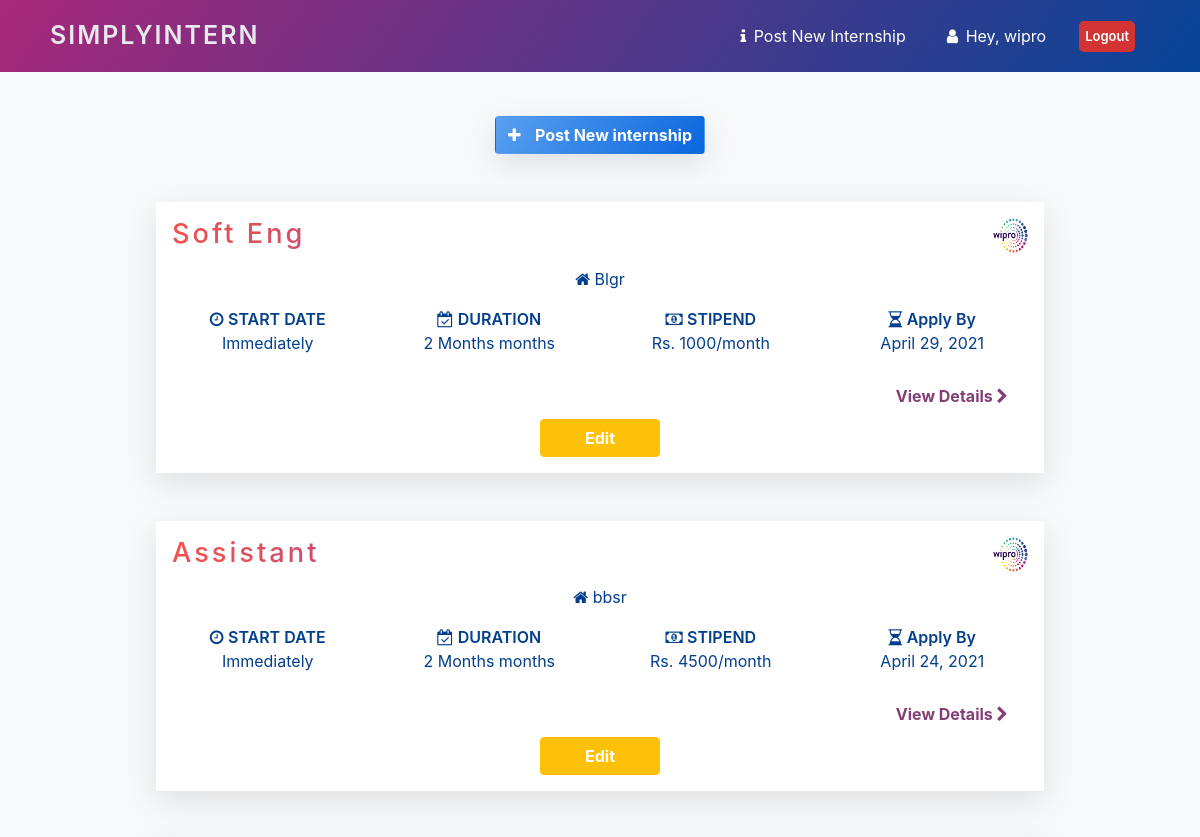
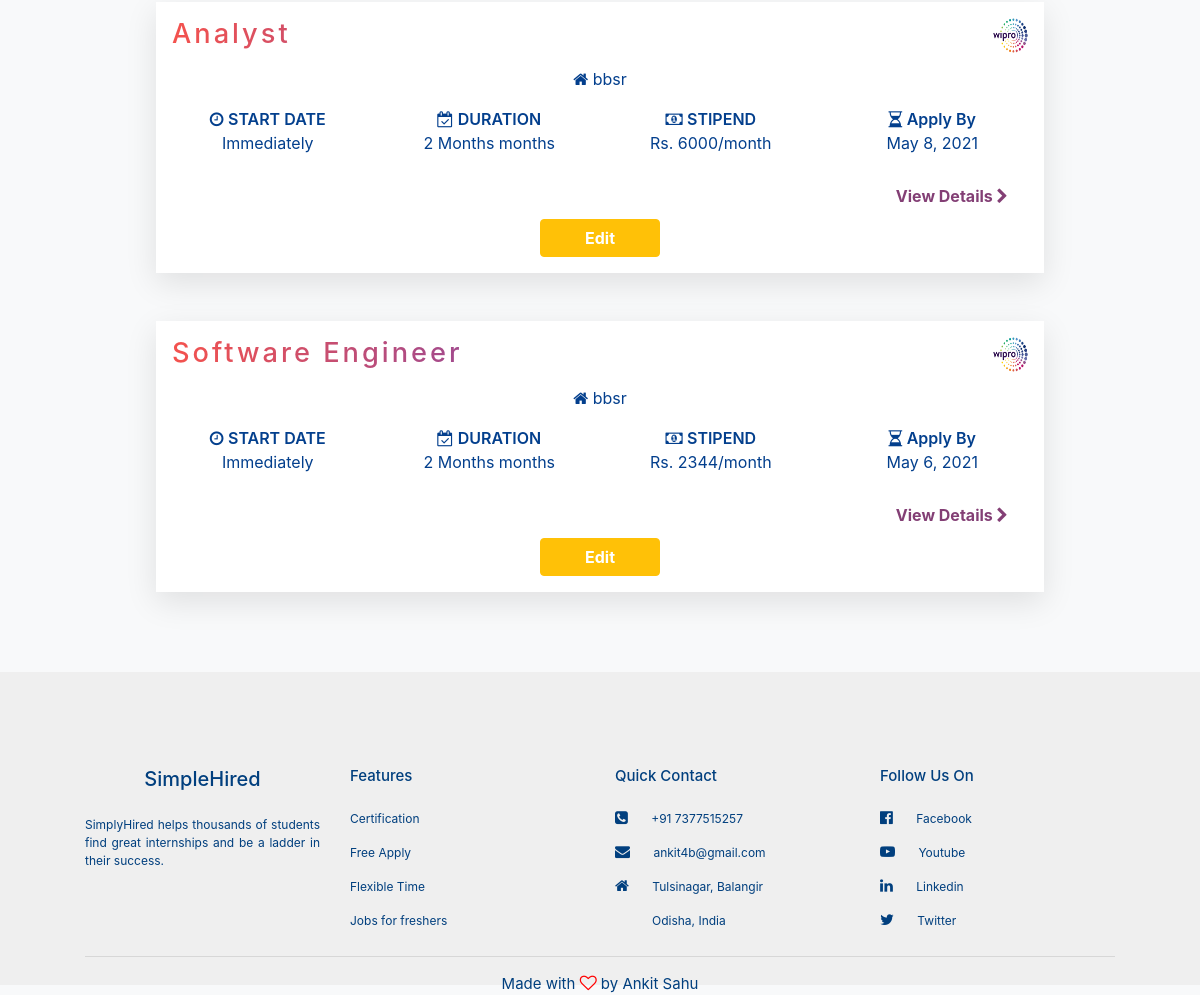
Page /cmp/ (signed in) on the earlier database version (2 pictures, top to bottom).
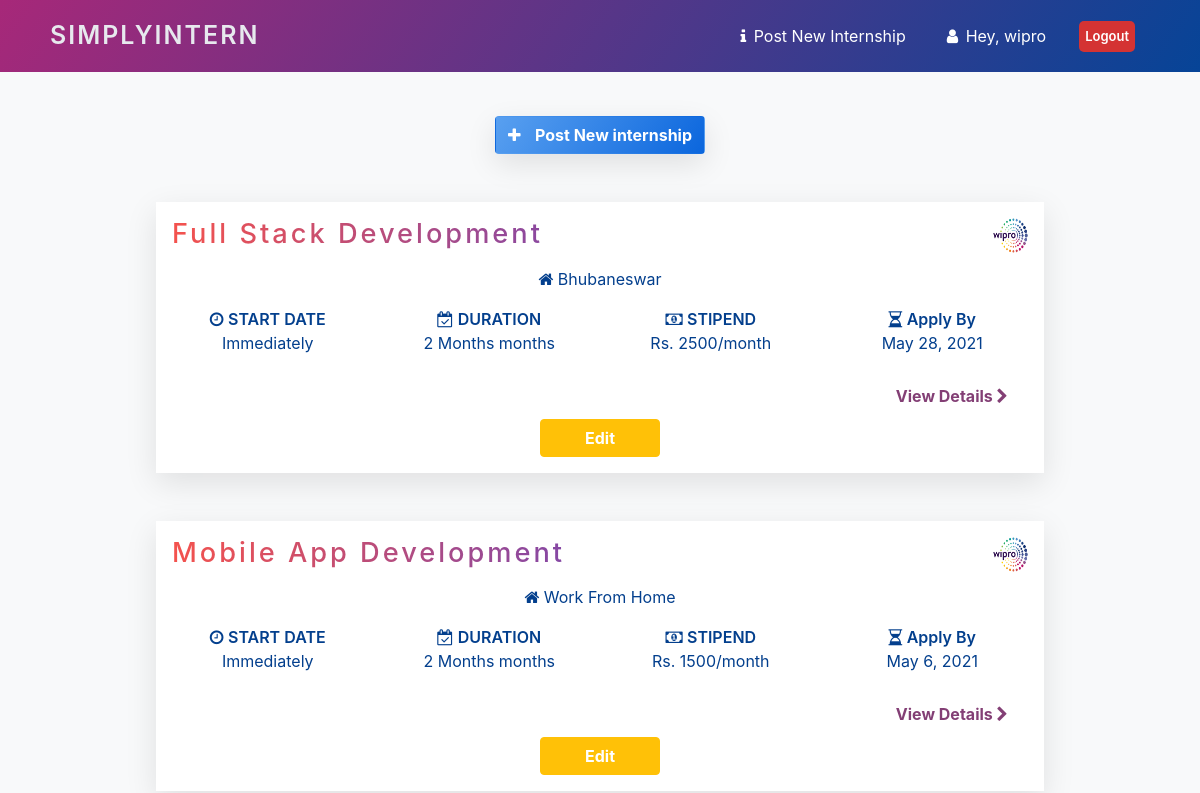
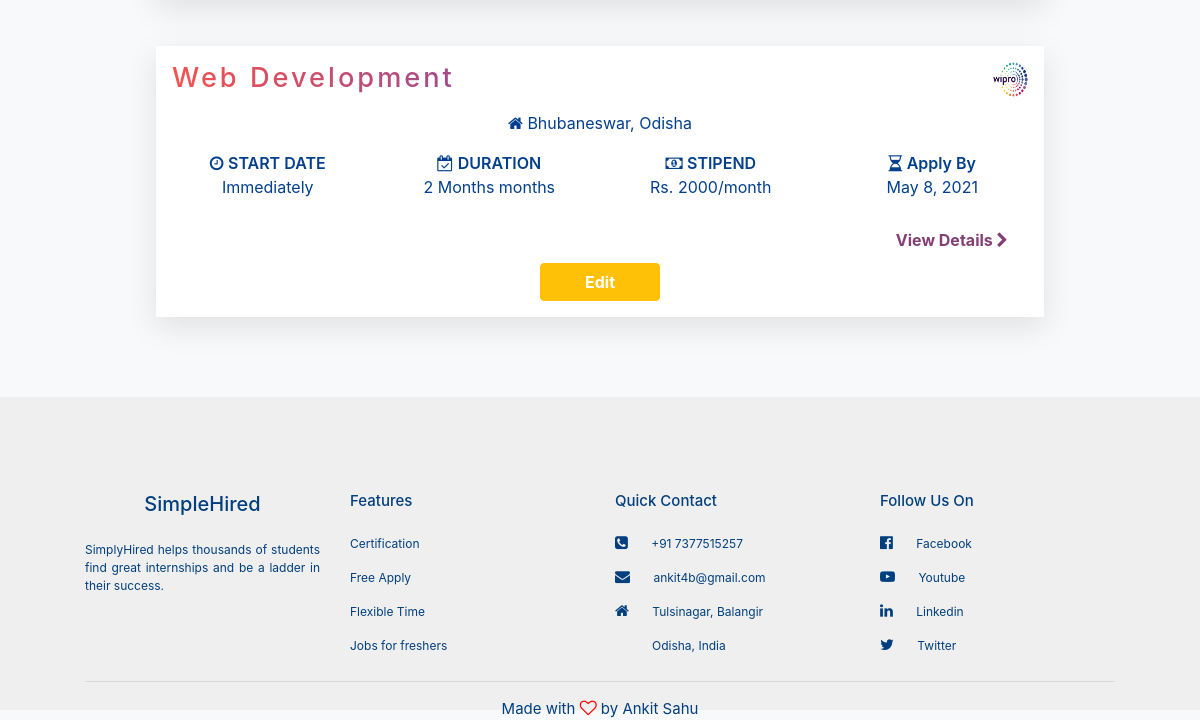
Same page on the later database version (2 pictures, top to bottom).
### company/models.py (models this page shows, shortened)
class Company(models.Model):
    objects = models.Manager()
    user=models.OneToOneField('auth.user',default="", on_delete=models.CASCADE)
    name = models.CharField(default="", max_length=128)
    email = models.EmailField()
    isCompany = models.BooleanField(default=True)
    def __str__(self):
        return self.name
    class Meta:
        managed = True
        verbose_name = 'Company'
        verbose_name_plural = 'Companies'

class Internship(models.Model):
    objects = models.Manager()
    company = models.ForeignKey( 'Company' , on_delete=models.CASCADE)
    title = models.CharField(max_length=128)
    place = models.CharField(max_length=128)
    duration = models.CharField(max_length=128)
    stipend = models.CharField(max_length=128)
    apply_by = models.DateField()
    no_of_openings =  models.IntegerField()
    perks = models.CharField(max_length=128)
    skills = models.CharField(max_length=128)
    about_internship = models.TextField()
    who_can_apply = models.TextField()
    no_of_applicants = models.IntegerField(default=0)
    def __str__(self):
        return str(self.title)
    class Meta:
        db_table = ''
        managed = True
        verbose_name = 'Internship'
        verbose_name_plural = 'Internships'

class Profile(models.Model):
    objects = models.Manager()
    company = models.OneToOneField(Company, on_delete=models.CASCADE)
    pic = models.ImageField(upload_to="company/", blank=True, null=True)
    mob = models.CharField(blank=True, null=True, max_length=10)
    address = models.CharField(blank=True, null=True, max_length=128)
    website = models.URLField(blank=True, null=True, max_length = 200)
    no_of_employees = models.IntegerField(default=0, null=True)
    internship_post = models.IntegerField(default=0, null=True)
    interns_hired = models.IntegerField(default=0, null=True)
    facebook_link = models.URLField(blank=True, null=True, max_length = 200)
    twitter_link = models.URLField(blank=True, null=True, max_length = 200)
    linkedin_link = models.URLField(blank=True, null=True, max_length = 200)
    youtube_link = models.URLField(blank=True, null=True, max_length = 200)
    about = models.TextField(blank=True, null=True)
    class Meta:
        managed = True
        verbose_name = 'Profile'
        verbose_name_plural = 'Profiles'

### company/views.py (the view)
# urls.py: path('', views.home, name='home'),
def home(request):
    if request.user.is_authenticated:
        try:
            if (request.user.company.isCompany == True):
                comp = Company.objects.get(email=request.user.company.email)
                print(comp)
                posts = Internship.objects.filter(company=comp).order_by('-id')
                print(posts)
                return render(request, 'CompanyHomePage2.html', {'posts':posts, 'company':comp})
            else:
                messages.info(request, 'Please sign in as a company')
                return redirect(auth_company)
        except:
            print(request.user.company.isCompany, request.user.company)
            messages.info(request, 'Some error occured. Please signin again')
            return redirect(auth_company)
    else:
        messages.info(request, 'Please signin to proceed')
        return redirect(auth_company)

### company/templates/CompanyHomePage2.html (shortened to what this page needs)
{% load static %}
<html>
  <head>
    <link rel="stylesheet" href="{% static 'css/CompanyHomePage2.css' %}" />
    <link
      rel="stylesheet"
      href="https://maxcdn.bootstrapcdn.com/bootstrap/4.0.0/css/bootstrap.min.css"
    />
    <link
      rel="stylesheet"
      href="https://stackpath.bootstrapcdn.com/font-awesome/4.7.0/css/font-awesome.min.css"
    />
  </head>
  <body>
    <section
      class="py-1 fixed-top"
      style="background-image: linear-gradient(125deg, #a72879, #064497)"
    >
      <nav class="navbar navbar-expand-sm navbar-light mx-4">
        <a
          class="navbar-brand"
          href="{% url 'home' %}"
          style="
            font-size: 25px;
            font-weight: 600;
            color: #e7e9ee;
            letter-spacing: 2px;
            margin-left: 10px;
            text-transform: uppercase;
          "
          >SimplyIntern</a
        >
        <div class="collapse navbar-collapse" id="navbarSupportedContent">
          <ul class="navbar-nav ml-auto">
            <li class="nav-item">
              <a class="nav-link" href="{% url 'new-post' %}">
                <i class="fa fa-info" aria-hidden="true"></i> <span style="margin-left: 3px;">Post New Internship</span></a>
            </li>
            <li class="nav-item">
              <a class="nav-link" href="{% url 'company-profile' %}">
                <i class="fa fa-user" aria-hidden="true"></i> <span style="margin-left: 3px;">Hey, {{user.company.name}}</span></a>
            </li>
            <li class="nav-item">
              <a class="btn" href="/logout" style="padding: 5px; background-color: rgb(212, 51, 51); color: #fff; font-weight: 600; border-radius: 5px; font-size: 13px; margin-top: 5px;">
                Logout
              </a>
            </li>
          </ul>
        </div>
      </nav>
    </section>
    <section id="content" style="margin-top: 100px">
      <div class="container">
        <div class="text-center">
          <button
            class="btn mt-3"
            style="
              background-image: linear-gradient(125deg, #59a0f0, #0b66dd);
              box-shadow: 0 10px 30px 0px rgba(0, 0, 0, 0.1);
            "
          >
            <i class="fa fa-plus" style="color: #fff;"></i>
            <a href="new-post" style="padding-left: 10px; color: #fff; font-weight: bold; text-decoration: none;">Post New internship</a>
          </button>
        </div>
      {% for post in posts %}
        <div>
          <div
            class="p-3 my-5"
            style="
              width: 80%;
              margin: auto;
              box-shadow: 0 10px 30px 0px rgba(0, 0, 0, 0.1);
              background-color: #fff;
            "
          >
            <div class="row">
              <div class="col-md-8 col-8">
                <h5 class="title">{{post.title}}</h5>
              </div>
              <div class="col-md-4 col-4">
                <img
                  src="/media/{{company.profile.pic}}"
                  alt="Company Name"
                  style="width: 35px; height: 35px; float: right"
                />
              </div>
            </div>
            <div class="text-center my-2">
              <p style="color: #033f8d">
                <i class="fa fa-home" aria-hidden="true"></i> {{post.place}}
              </p>
            </div>
            <div class="row">
              <div class="col-md-3 col-6 text-center">
                <p style="color: #033f8d">
                  <i class="fa fa-clock-o" aria-hidden="true"></i>
                  <span style="font-weight: 600"> START DATE </span>
                  <br />
                  Immediately
                </p>
              </div>
              <div class="col-md-3 col-6 text-center">
                <p style="color: #033f8d">
                  <i class="fa fa-calendar-check-o" aria-hidden="true"></i>
                  <span style="font-weight: 600"> DURATION </span>
                  <br />
                  {{post.duration}} months
                </p>
              </div>
              <div class="col-md-3 col-6 text-center">
                <p style="color: #033f8d">
                  <i class="fa fa-money" aria-hidden="true"></i>
                  <span style="font-weight: 600"> STIPEND </span>
                  <br />
                  Rs. {{post.stipend}}/month
                </p>
              </div>
              <div class="col-md-3 col-6 text-center">
                <p style="color: #033f8d">
                  <i class="fa fa-hourglass-half" aria-hidden="true"></i>
                  <span style="font-weight: 600"> Apply By </span>
                  <br />
                  {{post.apply_by}}
                </p>
              </div>
            </div>
            <div class="mb-5 mt-3">
              <h6
                style="
                  float: right;
                  margin-right: 20px;
                  color: #a72879;
                  font-weight: bold;
                "
              >
                <a href="{% url 'post-detail' post.id %}" style="text-decoration: none; color: #833f75;">View Details</a>
                <i class="fa fa-chevron-right" aria-hidden="true" style="color: #833f75;"></i>
              </h6>
            </div>
            <div class="text-center">
              <a href="{% url 'internship_edit' post.id %}" class="btn  btn-warning" type="button" style="width: 120px; font-weight: bold; color: #fff;">Edit</a>
            </div>
          </div>
        </div>
      {% endfor %}
      </div>
    </section>
    <section id="footer">
      <div class="container">
        <div class="row">
          <div class="col-md-3">
            <h2>SimpleHired</h2>
            <p style="text-align: justify">
              SimplyHired helps thousands of students find great internships and
              be a ladder in their success.
            </p>
          </div>
          <div class="col-md-3">
            <h1>Features</h1>
            <p>Certification</p>
            <p>Free Apply</p>
            <p>Flexible Time</p>
            <p>Jobs for freshers</p>
          </div>
          <div class="col-md-3">
            <h1>Quick Contact</h1>
            <p>
              <i class="fa fa-phone-square"></i>
              +91 7377515257
            </p>
            <p>
              <i class="fa fa-envelope"></i>
              ankit4b@gmail.com
            </p>
            <p>
              <i class="fa fa-home"></i>
              Tulsinagar, Balangir
            </p>
            <p class="city">Odisha, India</p>
          </div>
          <div class="col-md-3">
            <h1>Follow Us On</h1>
            <p>
              <i class="fa fa-facebook-official"></i>
              Facebook
            </p>
            <p>
              <i class="fa fa-youtube-play"></i>
              Youtube
            </p>
            <p>
              <i class="fa fa-linkedin"></i>
              Linkedin
            </p>
            <p>
              <i class="fa fa-twitter"></i>
              Twitter
            </p>
          </div>
        </div>
        <hr />
        <p class="copyright">
          Made with <i class="fa fa-heart-o"></i> by Ankit Sahu
        </p>
      </div>
    </section>
  </body>
</html>

### company/static/css/CompanyHomePage2.css (style rules this page uses)
* { padding: 0; margin: 0; }
body { padding: 0; margin: 0; font-family: 'Poppins', sans-serif; background-color: #f8f9fa !important; }
.navbar-nav li a { color: #ffffff !important; font-size: 16px; margin-right: 25px; }
#content .title { text-transform: capitalize; text-align: left; letter-spacing: 3px; font-size: 1.7em; color: #5543ca; background: linear-gradient(to right, #f4524d 0%, #5543ca 100%); -webkit-background-clip: text; -webkit-text-fill-color: transparent; }
#footer { margin-top: 80px; padding: 70px; background-color: #efefef; color: #013f7e; }
#footer h2 { font-size: 20px; text-align: center; margin-top: 25px; margin-bottom: 25px; }
#footer h1 { font-size: 15px; text-align: left; margin-top: 25px; margin-bottom: 25px; }
#footer p { font-size: 12px; text-align: left; }
#footer .city { margin-left: 37px; }
#footer .row .fa { padding-right: 20px; font-size: 15px; }
#footer hr { margin-top: 10px; }
#footer .fa-heart-o { color: red; font-size: 17px; }
#footer .copyright { margin-bottom: -80px; text-align: center; font-size: 15px; }

Differences in the rows shown:
removed Internship: title "Soft Eng", profile.pic (picture), place "Blgr", duration "2 Months", stipend "1000", apply_by "April 29, 2021"
removed Internship: title "Assistant", profile.pic (picture), place "bbsr", duration "2 Months", stipend "4500", apply_by "April 24, 2021"
removed Internship: title "Analyst", profile.pic (picture), place "bbsr", duration "2 Months", stipend "6000", apply_by "May 8, 2021"
removed Internship: title "Software Engineer", profile.pic (picture), place "bbsr", duration "2 Months", stipend "2344", apply_by "May 6, 2021"
added Internship: title "Full Stack Development", profile.pic (picture), place "Bhubaneswar", duration "2 Months", stipend "2500", apply_by "May 28, 2021"
added Internship: title "Mobile App Development", profile.pic (picture), place "Work From Home", duration "2 Months", stipend "1500", apply_by "May 6, 2021"
added Internship: title "Web Development", profile.pic (picture), place "Bhubaneswar, Odisha", duration "2 Months", stipend "2000", apply_by "May 8, 2021"
